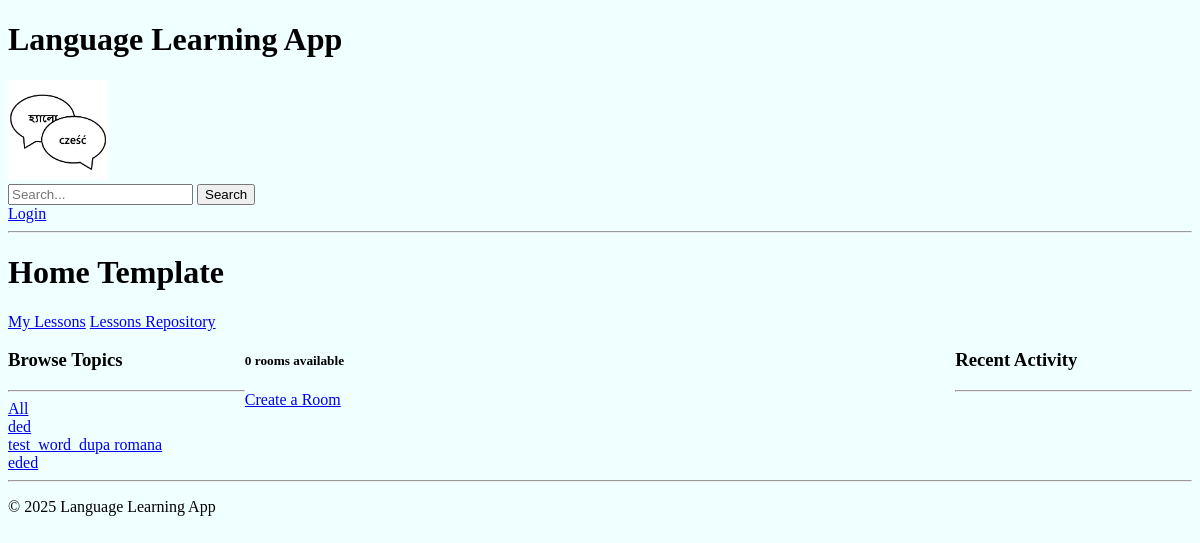
The app's page /, older data.
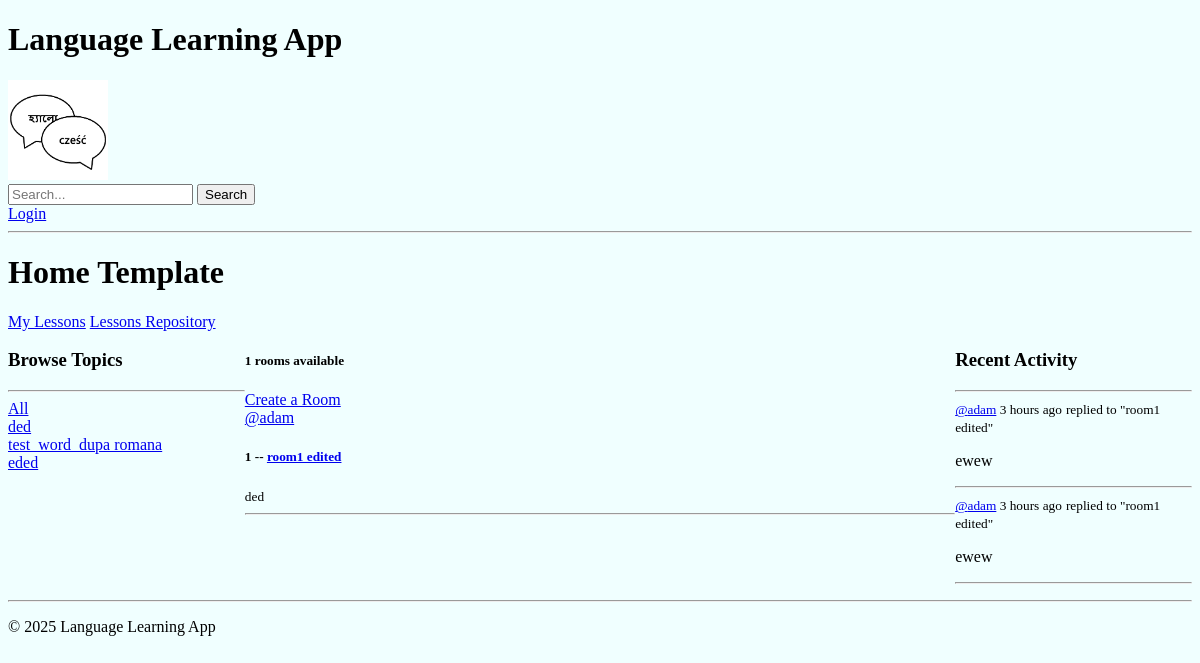
The same page, newer data.
### base/models.py (models this page shows, shortened)
class Topic(models.Model):
    name = models.CharField(max_length=200)

class Room(models.Model):
    host = models.ForeignKey(User, on_delete=models.SET_NULL, null=True)
    topic = models.ForeignKey(Topic, on_delete=models.SET_NULL, null=True)
    name = models.CharField(max_length=200)
    description = models.TextField(null=True, blank=True)
    participants = models.ManyToManyField(User, related_name="participants", blank=True)
    updated = models.DateTimeField(auto_now=True)
    created = models.DateTimeField(auto_now_add=True)
    class Meta:
        ordering = ["-updated", "-created"]
    def __str__(self):
        return self.name

class Message(models.Model):
    user = models.ForeignKey(User, on_delete=models.CASCADE)
    room = models.ForeignKey(Room, on_delete=models.CASCADE)
    body = models.TextField()
    updated = models.DateTimeField(auto_now=True)
    created = models.DateTimeField(auto_now_add=True)
    class Meta:
        ordering = ["-updated", "-created"]
    def __str__(self):
        return self.body[0:50]  # return the first 50 characters of the message body

### base/views.py (the view)
# urls.py: path("", views.home, name="home"),
def home(request):
    q = request.GET.get("q") if request.GET.get("q") != None else ""
    rooms = Room.objects.filter(
        Q(topic__name__icontains=q) | Q(name__icontains=q) | Q(description__icontains=q)
    )
    room_count = rooms.count()
    topics = Topic.objects.all()
    comments = Message.objects.filter(
        Q(room__topic__name__icontains=q)
        | Q(room__name__icontains=q)
        | Q(body__icontains=q)
    ).order_by("-created")
    user = request.user
    if user.is_authenticated:
        user = User.objects.get(id=request.user.id)
    else:
        user = None
    context = {
        "rooms": rooms,
        "topics": topics,
        "room_count": room_count,
        "comments": comments,
        "user": user,
    }
    return render(request, "base/home.html", context)

### base/templates/base/home.html (shortened to what this page needs)
{% extends "main.html" %}
{% block content %}
<h1>Home Template</h1>
{% if user.is_authenticated %}
    <a href="{% url 'my-lessons' user.id %}">My Lessons</a>
{% else %}
    <a href="{% url 'login' %}">My Lessons</a>
{% endif %}
<a href="{% url 'lessons-repository' %}">Lessons Repository</a>
<div class=" home-container">
    <div>
        {% include "base/topics_component.html" %}
    </div>
    <div>
        <h5>{{room_count}} rooms available</h5>
        <a href="{% url 'create-room' %}">Create a Room</a>
        {% include "base/feed_component.html" %}
    </div>
    <div>
        {% include "base/activity_component.html" %}
    </div>
</div>
{% endblock content %}

### base/templates/base/topics_component.html
<h3>Browse Topics</h3>
<hr>
<div>
    <a href="{% url 'home' %}">All</a>
</div>
<div>
    {% for topic in topics %}
        <div>
            <a href="{% url 'home' %}?q={{topic.name}}">{{ topic.name }}</a>
        </div>
    {% endfor %}
</div>

### base/templates/base/feed_component.html (shortened to what this page needs)
<div>
    {% for room in rooms %}
        <div>
            <a href="{% url 'user-profile' room.host.id %}">@{{ room.host.username }}</a>
            <h5>{{ room.id }} -- <a href="{% url 'room' room.id %}"> {{ room.name }}</a> </h5>
            <small>{{ room.topic.name }}</small>
            <hr>
        </div>
    {% endfor %}
</div>

### base/templates/base/activity_component.html (shortened to what this page needs)
<h3>Recent Activity</h3>
<hr>
{% for comment in comments %}
    <div>
        <small><a href="{% url 'user-profile' comment.user.id %}">@{{ comment.user }}</a> {{ comment.created | timesince }} ago</small>
        <small>replied to "{{comment.room}}"</small>
        <p>{{ comment}}</p>
        <hr>
    </div>
{% endfor %}

Row changes from the older to the newer data that the page shows:
added Room: host.username "adam", id "1", name "room1 edited", topic.name "ded"
added Message: user "adam", created "3 hours", room "room1 edited", body "ewew"
added Message: user "adam", created "3 hours", room "room1 edited", body "ewew"
Text that changed along with them:
{{ room_count }}: "0" → "1"
